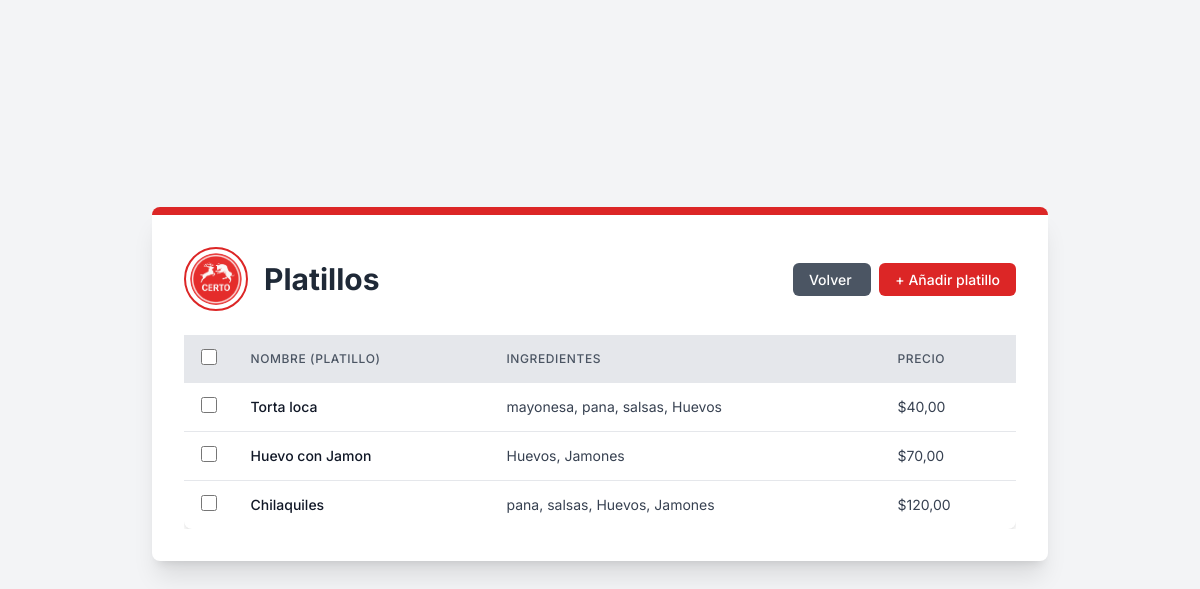
Screenshot of /comedor/saucers/ (signed in) with the database file from the repository.
### comedor/models.py (models this page shows, shortened)
class Platillo(models.Model):
    nombre = models.CharField(max_length=100, verbose_name='Nombre')
    ingredientes = models.CharField(max_length=200, verbose_name='Ingredientes')
    precio = models.DecimalField(max_digits=10, decimal_places=2, verbose_name='Precio')
    class Meta:
        verbose_name = 'Platillo'
        verbose_name_plural = 'Platillos'

### comedor/views.py (the view)
# urls.py: path("saucers/", views.saucers, name="saucers"),
def saucers(request):
    if request.user.is_authenticated:
        saucers = Platillo.objects.all()
        platillos = []
        for platillo in saucers:
            platillos.append({
                'id': platillo.id,
                'nombre': platillo.nombre,
                'ingredientes': [Ingredientes.objects.get(id=int(ing)).nombre for ing in platillo.ingredientes.strip('[]').replace("'", "").split(', ') if ing],
                'precio': platillo.precio
            })
        print(platillos)
        return render(request, 'Saucer/saucer_list_view.html', {'saucers': platillos})
    else:
        return redirect('core:signInUp')

### comedor/templates/Saucer/saucer_list_view.html (shortened to what this page needs)
{% extends "main.html" %} {% load static %}{% block content %}
<div
  class="bg-white p-8 rounded-lg shadow-xl max-w-4xl w-full border-t-8 border-primary-red mb-8"
>
  <div class="flex flex-col md:flex-row items-center justify-between mb-6">
    <div class="flex items-center mb-4 md:mb-0">
      <img
        src="{% static 'img/logos/logo.png' %}"
        alt="Logo de la Cafetería Certo"
        class="w-16 h-16 rounded-full border-2 border-primary-red p-1 object-cover mr-4"
      />
      <h1 class="text-3xl font-bold text-gray-800">Platillos</h1>
    </div>
    <div class="text-right">
      <a
        href="/core/dashboard"
        class="px-4 py-2 text-sm font-medium text-white bg-gray-600 rounded-md hover:bg-gray-700 transition duration-300 ease-in-out mr-2"
      >
        Volver
      </a>
      <a
        href="{% url 'comedor:createSaucer' %}"
        class="px-4 py-2 text-sm font-medium text-white bg-primary-red rounded-md hover:bg-red-700 transition duration-300 ease-in-out"
      >
        + Añadir platillo
      </a>
    </div>
  </div>
  <div class="overflow-x-auto">
    <form
      id="deleteForm"
      method="post"
      action="{% url 'core:bulk_delete' 'saucers' 'comedor:saucers' %}"
    >
      <table class="min-w-full bg-white rounded-lg shadow-custom">
        <thead class="bg-gray-200">
          <tr>
            <th class="py-3 px-2 text-center">
              <input
                type="checkbox"
                id="selectAll"
                class="form-checkbox h-4 w-4 text-primary-red"
              />
            </th>
            <th
              class="py-3 px-4 text-left text-xs font-medium text-gray-600 uppercase tracking-wider"
            >
              Nombre (Platillo)
            </th>
            <th
              class="py-3 px-4 text-left text-xs font-medium text-gray-600 uppercase tracking-wider"
            >
              Ingredientes
            </th>
            <th
              class="py-3 px-4 text-left text-xs font-medium text-gray-600 uppercase tracking-wider"
            >
              Precio
            </th>
          </tr>
        </thead>
        <tbody class="divide-y divide-gray-200">
          {% for platillo in saucers %}
          <tr class="hover:bg-gray-50 cursor-pointer" onclick="window.location.href='{% url 'comedor:createSaucer' %}?id={{ platillo.id }}'">
            <td class="py-3 px-2 text-center">
              <input
                type="checkbox"
                name="selected_ids"
                value="{{ platillo.id }}"
                class="rowCheckbox form-checkbox h-4 w-4 text-primary-red"
                onclick="event.stopPropagation();"
              />
            </td>
            <td
              class="py-3 px-4 whitespace-nowrap text-sm font-medium text-gray-900"
            >
              {{ platillo.nombre }}
            </td>
            <td class="py-3 px-4 whitespace-nowrap text-sm text-gray-700">
              {{ platillo.ingredientes|join:", " }}
            </td>
            <td class="py-3 px-4 whitespace-nowrap text-sm text-gray-700">
              ${{ platillo.precio }}
            </td>
          </tr>
          {% endfor %}
        </tbody>
      </table>
    </form>
  </div>
</div>
{% endblock %}

### static/css/main.css (style rules this page uses)
body { font-family: "Inter", sans-serif; background-color: #f3f4f6; }
.bg-primary-red { background-color: #dc2626; }
.text-primary-red { color: #dc2626; }
.border-primary-red { border-color: #dc2626; }
.shadow-custom { box-shadow: 0 4px 6px -1px rgba(0, 0, 0, 0.1), 0 2px 4px -1px rgba(0, 0, 0, 0.06); }

### rows the page displays
Platillo: nombre "Torta loca", precio "40,00"
Platillo: nombre "Huevo con Jamon", precio "70,00"
Platillo: nombre "Chilaquiles", precio "120,00"

### other values shown
{{ platillo.ingredientes|join:", " }} "mayonesa, pana, salsas, Huevos" "Huevos, Jamones" "pana, salsas, Huevos, Jamones"
